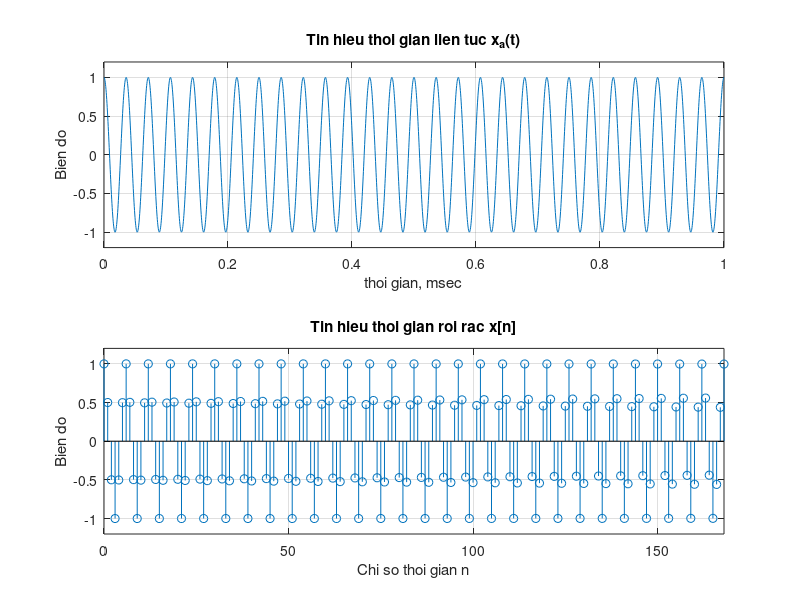

Reproduce this figure in MATLAB.
clc;
clf;
t = 0:0.0004:1;
f=28;
xa = cos(2* pi*f*t);
subplot(2,1,1)
plot(t,xa);
grid
xlabel('thoi gian, msec');
ylabel('Bien do'); 
title('Tin hieu thoi gian lien tuc x_{a}(t)'); 
axis([0 1 -1.2 1.2])
subplot(2,1,2);
T=0.00595;
n= 0:T:1;
xs = cos(2*pi*f*n);
k=0:length(n)-1;
stem(k,xs);grid;
xlabel('Chi so thoi gian n'); ylabel('Bien do');
title('Tin hieu thoi gian roi rac x[n]'); 
axis([0 (length(n)-1) -1.2 1.2])